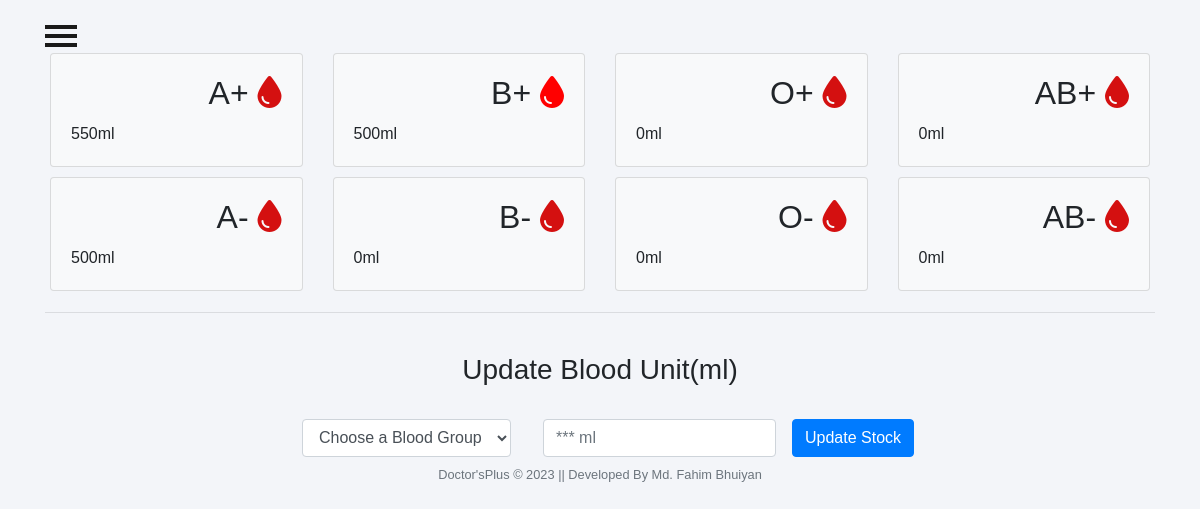
The page /admins/admin-blood (signed in) on the database its author committed.
### adminView/models.py (models this page shows, shortened)
class Stock(models.Model):
    bloodgroup=models.CharField(max_length=10)
    unit=models.PositiveIntegerField(default=0)

### adminView/views.py (the view, shortened to what this page needs)
# urls.py: path('admin-blood', views.admin_blood_view,name='admin-blood'),
@login_required
def admin_blood_view(request):
    dict = {
        'bloodForm': forms.BloodForm(),
        'A1': models.Stock.objects.get(bloodgroup="A+"),
        'A2': models.Stock.objects.get(bloodgroup="A-"),
        'B1': models.Stock.objects.get(bloodgroup="B+"),
        'B2': models.Stock.objects.get(bloodgroup="B-"),
        'AB1': models.Stock.objects.get(bloodgroup="AB+"),
        'AB2': models.Stock.objects.get(bloodgroup="AB-"),
        'O1': models.Stock.objects.get(bloodgroup="O+"),
        'O2': models.Stock.objects.get(bloodgroup="O-"),
    }
    return render(request, 'admin/admin_blood.html', context=dict)

### adminView/forms.py
class BloodForm(forms.ModelForm):
    class Meta:
        model=models.Stock
        fields=['bloodgroup','unit']

### Templates/admin/admin_blood.html (shortened to what this page needs)
{% extends 'patient/base.html' %}
{% block content %}
{% include "admin/side_nav_bar.html" %}
{% load static %}
<link rel="stylesheet" href="{% static 'CSS/admin.css'%}">
{% load widget_tweaks %}
<br><br>
<div class="container">
    <div class="row">
        <div class="col-sm-3">
            <div class="card bg-light">
                <div class="card-body">
                    <div class="blood">
                        <h2>A+ <i class="fas fa-tint"></i></h2>
                    </div><br><br>
                    <div>
                        {{A1.unit}}ml
                    </div>
                </div>
            </div>
        </div>
        <div class="col-sm-3">
            <div class="card bg-light">
                <div class="card-body">
                    <div class="blood">
                        <h2>B+ <i class="fas fa-tint" style="color: red;"></i></h2>
                    </div><br><br>
                    <div>
                        {{B1.unit}}ml
                    </div>
                </div>
            </div>
        </div>
        <div class="col-sm-3">
            <div class="card bg-light">
                <div class="card-body">
                    <div class="blood">
                        <h2>O+ <i class="fas fa-tint"></i></h2>
                    </div><br><br>
                    <div>
                        {{O1.unit}}ml
                    </div>
                </div>
            </div>
        </div>
        <div class="col-sm-3">
            <div class="card bg-light">
                <div class="card-body">
                    <div class="blood">
                        <h2>AB+ <i class="fas fa-tint"></i></h2>
                    </div><br><br>
                    <div>
                        {{AB1.unit}}ml
                    </div>
                </div>
            </div>
        </div>
    </div>
    <div class="row">
        <div class="col-sm-3">
            <div class="card bg-light">
                <div class="card-body">
                    <div class="blood">
                        <h2>A- <i class="fas fa-tint"></i></h2>
                    </div><br><br>
                    <div>
                        {{A2.unit}}ml
                    </div>
                </div>
            </div>
        </div>
        <div class="col-sm-3">
            <div class="card bg-light">
                <div class="card-body">
                    <div class="blood">
                        <h2>B- <i class="fas fa-tint"></i></h2>
                    </div><br><br>
                    <div>
                        {{B2.unit}}ml
                    </div>
                </div>
            </div>
        </div>
        <div class="col-sm-3">
            <div class="card bg-light">
                <div class="card-body">
                    <div class="blood">
                        <h2>O- <i class="fas fa-tint"></i></h2>
                    </div><br><br>
                    <div>
                        {{O2.unit}}ml
                    </div>
                </div>
            </div>
        </div>
        <div class="col-sm-3">
            <div class="card bg-light">
                <div class="card-body">
                    <div class="blood">
                        <h2>AB- <i class="fas fa-tint"></i></h2>
                    </div><br><br>
                    <div>
                        {{AB2.unit}}ml
                    </div>
                </div>
            </div>
        </div>
    </div>
    <hr>
    <br>
    <h3 class="text-center">Update Blood Unit(ml)</h3><br>
    <div class="xyz">
        <form class="form-inline" method="POST">
            <div class="form-group mx-sm-3 mb-6">
                <select name="bloodgroup" class="form-control">
                    <option disabled="disabled" selected="selected">Choose a Blood Group</option>
                </select>
            </div>
            <div class="form-group mx-sm-3 mb-6">
                <input type="number" class="form-control" name="unit" placeholder="*** ml">
            </div>
            <button type="submit" class="btn btn-primary">Update Stock</button>
        </form>
    </div>
</div>
{% include "Home/footer.html" %}
{% endblock content %}

### static/CSS/patientnav.css (style rules this page uses)
body { position: relative; overflow-x: hidden; background-color: #cfd8dc; }
body, html { height: 100%; }

### static/CSS/admin.css (style rules this page uses)
.row { padding: 5px; }
.fa-tint { color: #d41010 }
.blood { float: right; }
.xyz { color: blue; font-size: 3ex; }
* { margin: 0; padding: 0; box-sizing: border-box; list-style: none; text-decoration: none; font-family: 'Josefin Sans', sans-serif; }
body { background-color: #f3f5f9; }

### Templates/admin/admin_blood.html (style rules this page uses)
.xyz { display: table; margin-right: auto; margin-left: auto; }

### rows shown on the page
Stock: unit "550"
Stock: unit "500"
Stock: unit "0"
Stock: unit "0"
Stock: unit "500"
Stock: unit "0"
Stock: unit "0"
Stock: unit "0"
